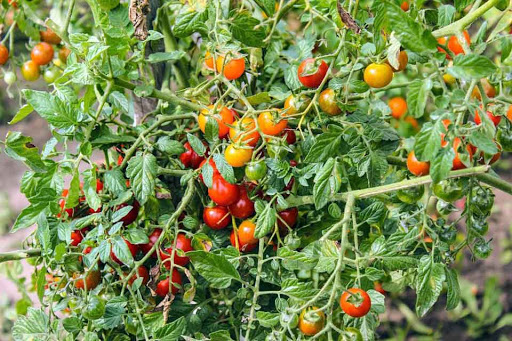
#> input picture RaspberryPI/tomato/tomato81.jpg, 512 x 341 px, found by its file name
$ python mean.py
#> lines starting #> are read from the running program, lines starting #| are printed output that depends on the picture; after the words box and inside, x2 and y2 are one past the last pixel; in counts of white or black regions, pixels touching at a corner belong together
#_*_coding:utf-8_*_
import cv2
import numpy as np

oimg = cv2.imread('.\\tomato\\tomato81.jpg') # 이미지 컬러로 읽어오기
#> oimg is the input picture: shape (341, 512, 3); mean B, G, R 79.7, 138.4, 123
img = cv2.imread('.\\tomato\\tomato81.jpg', 0) # 이미지 흑백으로 읽어오기
#> img: shape (341, 512); min 0, max 255, mean 127.1
img = cv2.medianBlur(img, 5) # 이미지 블러링으로 노이즈 제거
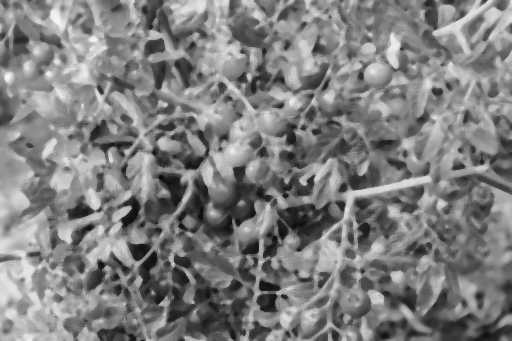
#> img: shape (341, 512); min 9, max 248, mean 126.8
cimg = cv2.cvtColor(img, cv2.COLOR_GRAY2BGR) # 흑백 이미지를 BGR 이미지로 변경 (변경하지 않으면 원의 중심점과 둘레를 표시할 때 흑백으로 표시됨)

cmask = np.zeros(img.shape) # 이미지 마스크 (검은 배경 이미지, numpy 배열)

circles = cv2.HoughCircles(img, cv2.HOUGH_GRADIENT, 1, 20, param1=50, param2=30, minRadius=15, maxRadius=40) # 이미지에서 원 추출
#> circles = 43 rows, first 8: [110.5, 123.5, 39.4], [212.5, 118.5, 39.4], [135.5, 243.5, 29.4], [388.5, 112.5, 37.2], [298.5, 72.5, 38.3], [409.5, 271.5, 34.9], [376.5, 216.5, 37.2], [329.5, 123.5, 33.8]
circles = np.uint16(np.around(circles)) # np.around() 함수로 circles의 값들을 반올림/반내림하고 이를 UNIT16으로 변환한다.
#> circles = 43 rows, first 8: [110, 124, 39], [212, 118, 39], [136, 244, 29], [388, 112, 37], [298, 72, 38], [410, 272, 35], [376, 216, 37], [330, 124, 34]

for i in circles[0,:]:
    cv2.circle(cmask, (i[0], i[1]), i[2], (255, 255, 255), -1)  # 검은 배경 이미지에 원만 흰색으로 칠하기
    cv2.circle(cimg, (i[0], i[1]), i[2], (0, 255, 0), 2)  # 흑백 이미지에 추출한 원 그리기
    cv2.circle(cimg, (i[0], i[1]), 2, (0, 0, 255), 3)  # 흑백 이미지에 원 중심점 그리기
#> this loop made 43 passes
#> i on passes 1 to 12: [110, 124, 39], [212, 118, 39], [136, 244, 29], [388, 112, 37], [298, 72, 38], [410, 272, 35], [376, 216, 37], [330, 124, 34], [310, 204, 34], [100, 260, 34], [124, 152, 34], [150, 90, 34]
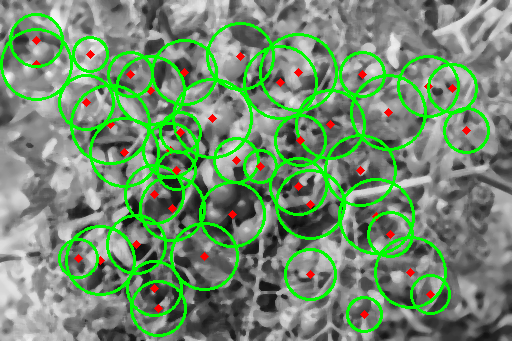
#> cimg: shape (341, 512, 3); mean B, G, R 110.3, 141.8, 112.7
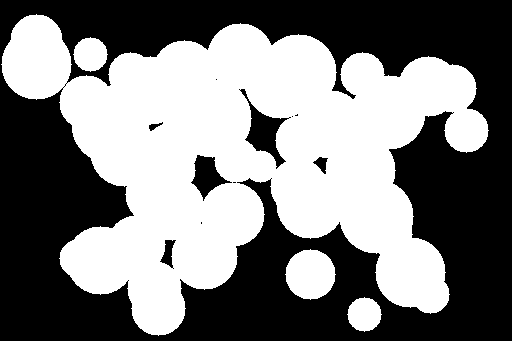
#> cmask: shape (341, 512) float64; 48.6% white; 4 white regions, box (x1, y1, x2, y2) and area: (1, 14, 489, 336) 81042, (285, 249, 336, 300) 1961, (73, 37, 108, 72) 901, (347, 297, 382, 332) 901

cv2.imwrite('cmask.jpg',cmask) # numpy 배열인 cmask를 jpg 이미지로 변환.
cmask = cv2.imread('cmask.jpg') # jpg 이미지로 변환한 마스크 이미지를 다시 읽어온다.
#> cmask: shape (341, 512, 3); min 0, max 255, mean 123.9
crops = cv2.bitwise_and(oimg, cmask) # 원본 컬러 이미지와 마스크 이미지를 결합하여 추출된 원 부분을 제외하고 다른 부분을 모두 검정으로 칠한 이미지를 만든다.
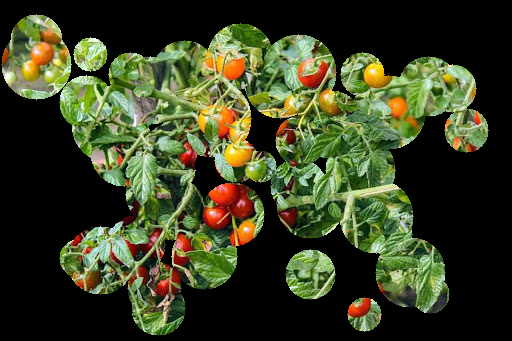
#> crops: shape (341, 512, 3); mean B, G, R 35.4, 64.5, 58.1

lower_blue1 = np.array([1-10+180, 30, 30])
upper_blue1 = np.array([180, 255, 255])
lower_blue2 = np.array([0, 30, 30])
upper_blue2 = np.array([1, 255, 255])
lower_blue3 = np.array([1, 30, 30])
upper_blue3 = np.array([1+10, 255, 255])

# 범위 값으로 HSV 이미지에서 마스크를 생성합니다.
img_mask1 = cv2.inRange(crops, lower_blue1, upper_blue1)
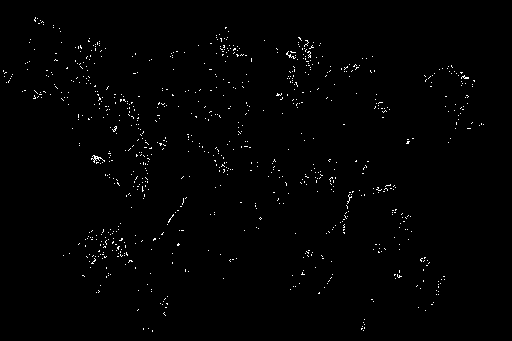
#> img_mask1: shape (341, 512); 0.93% white in thin lines or dots, all inside (x1, y1, x2, y2) = (3, 17, 484, 332)
# cv2.namedWindow('img_mask1', cv2.WINDOW_NORMAL)
# cv2.imshow('img_mask1', img_mask1)
img_mask2 = cv2.inRange(crops, lower_blue2, upper_blue2)
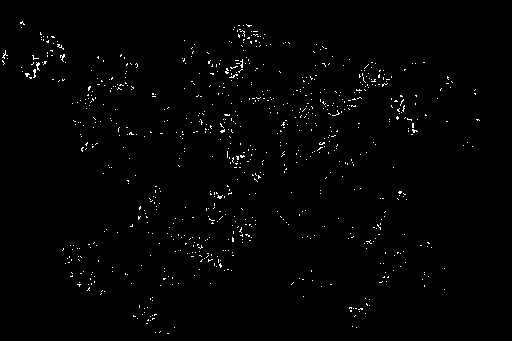
#> img_mask2: shape (341, 512); 1.1% white in thin lines or dots, all inside (x1, y1, x2, y2) = (2, 21, 480, 334)
# cv2.namedWindow('img_mask2', cv2.WINDOW_NORMAL)
# cv2.imshow('img_mask2', img_mask2)
img_mask3 = cv2.inRange(crops, lower_blue3, upper_blue3)
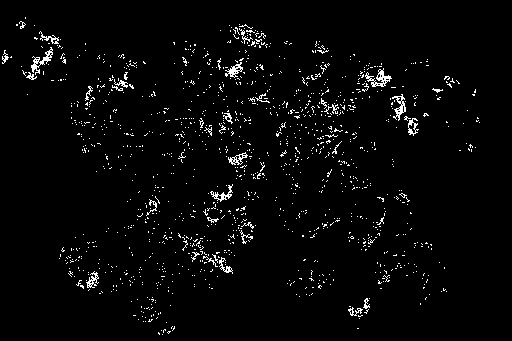
#> img_mask3: shape (341, 512); 2.9% white in thin lines or dots, all inside (x1, y1, x2, y2) = (2, 17, 480, 335)
# cv2.namedWindow('img_mask3', cv2.WINDOW_NORMAL)
# cv2.imshow('img_mask3', img_mask3)
#> (the run stopped early here; a loop or call above may not have finished)
